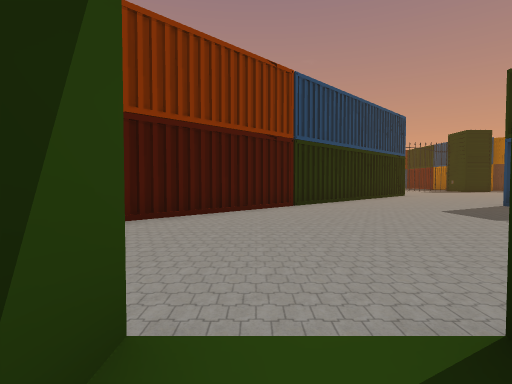
[1] (above)

24 first-person views from a walk through a 3-D level made in the Unity game engine. The camera is 1.2 m above the floor, tilts 2° down and sees 80° across. Doors are open. The floor is counted in squares, 2 m on a side. Each view is taken from the middle of a square. On the plan, view 1 faces up. The plan holds only what a view shows up to about 9 squares ahead; the rest is blank. The place goes on beyond the plan. The player is left out. Some animated figures are not drawn. Some surface patterns are stand-ins.

[2]
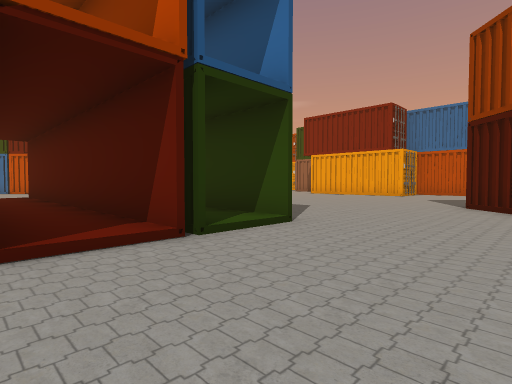

[3]
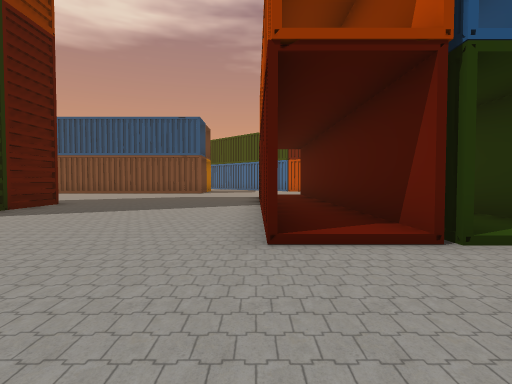

[4]
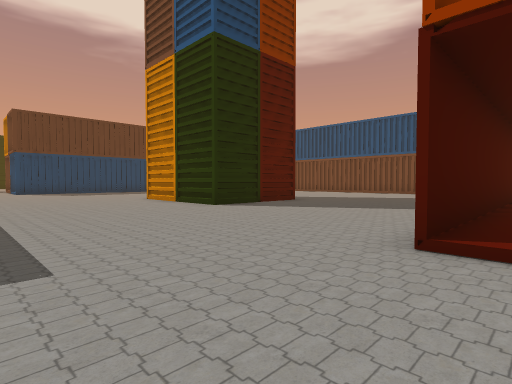

[5]
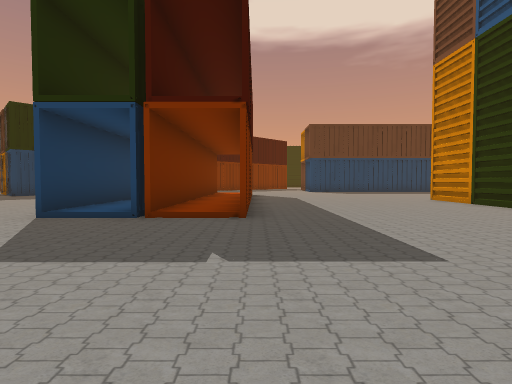

[6]
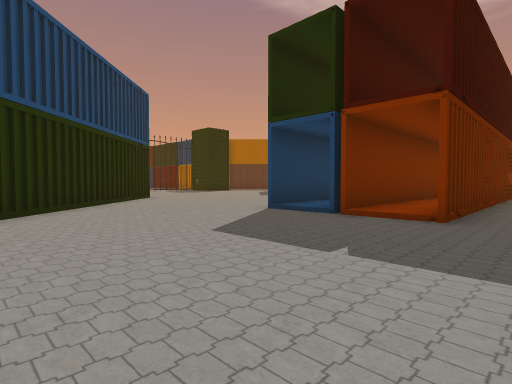

[7]
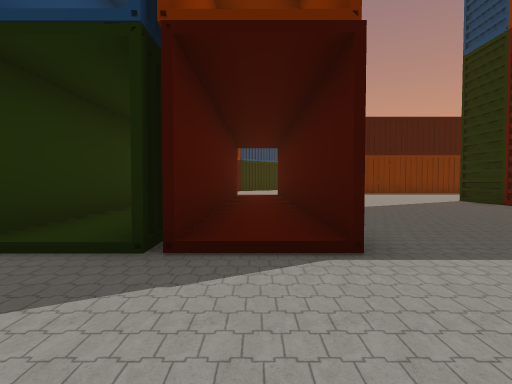

[8]
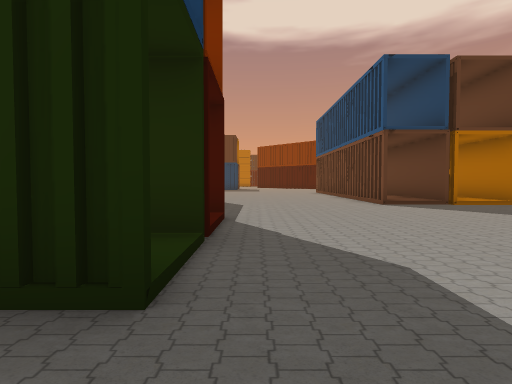

[9]
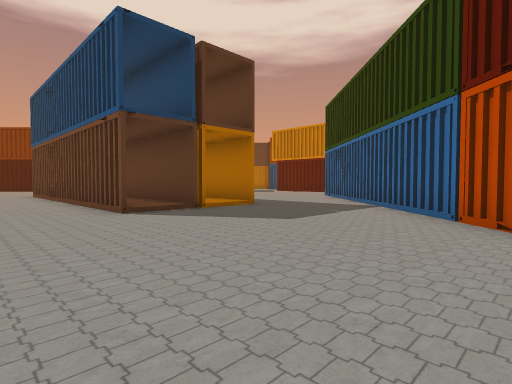

[10]
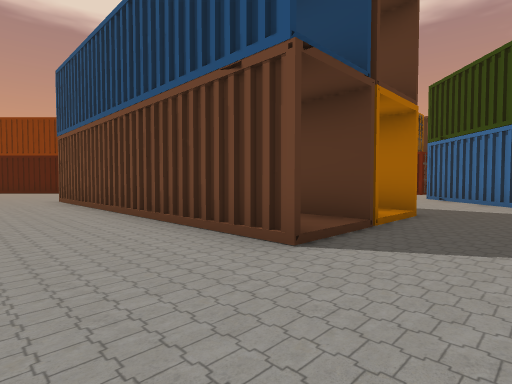

[11]
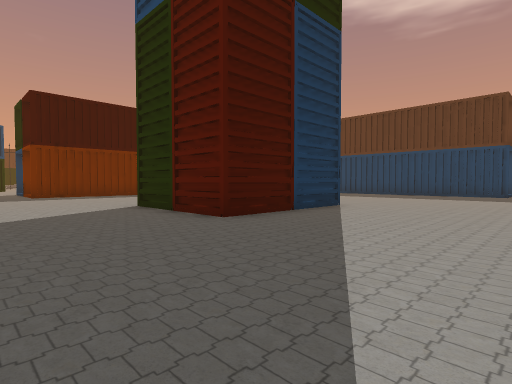

[12]
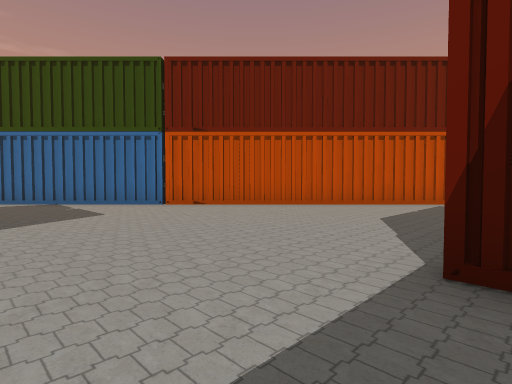

[13]
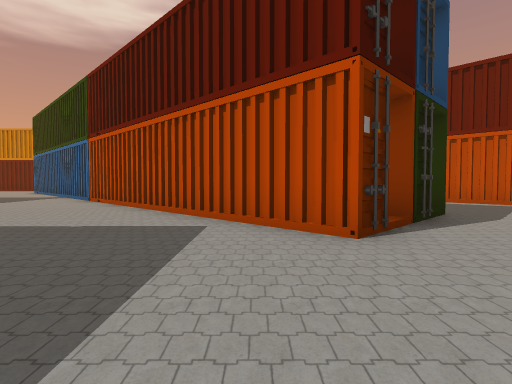

[14]
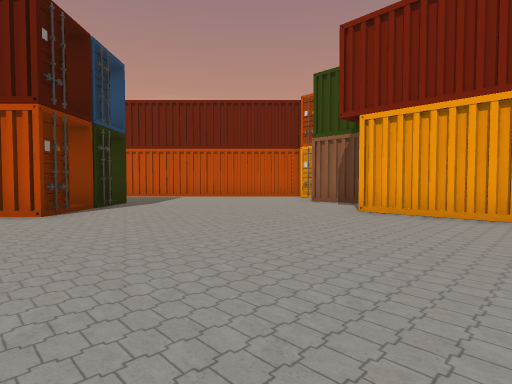

[15]
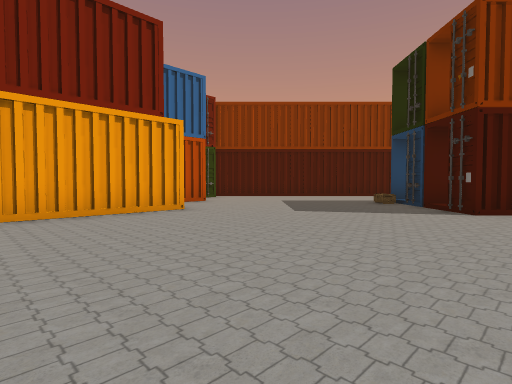

[16]
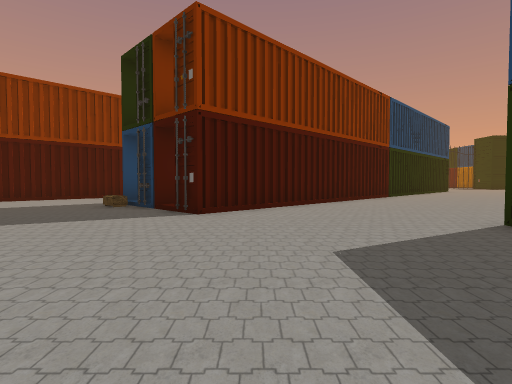

[17]
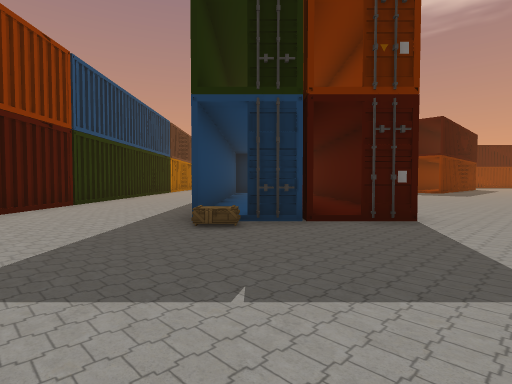

[18]
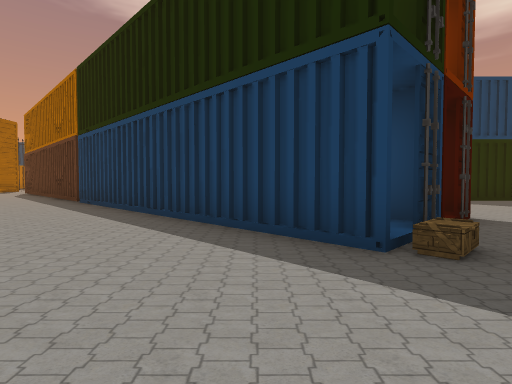

[19]
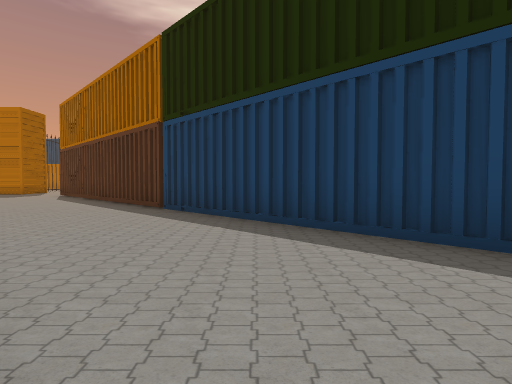

[20]
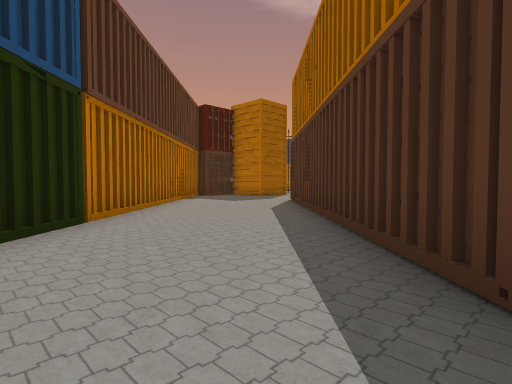

[21]
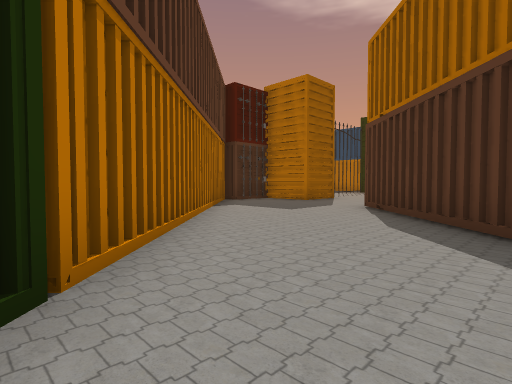

[22]
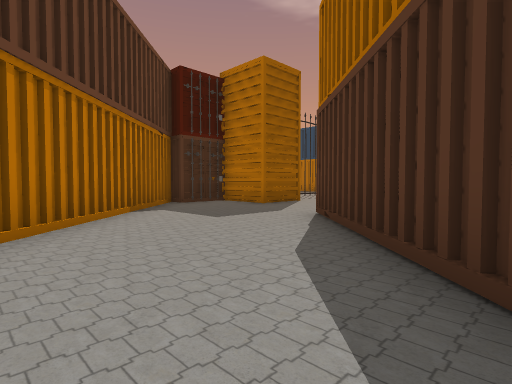

[23]
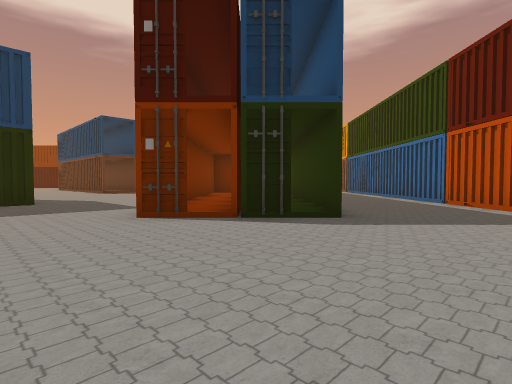

[24]
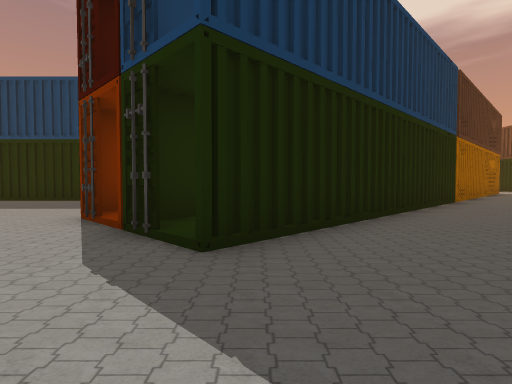

### Floor plan
Key: @ floor where view 1 was taken; # wall or solid block; . main floor; : floor 0.25 m higher than the main floor; D open door; O other object.
Columns run from 10 left of view 1 to 16 right of it. Each row starts with its distance up from view 1.
 22              ##OO
 21             ##..O
 20            ##...OO
 19           ##......
 18          ##......
 17         ##....##
 16        ##....##
 15        #....##
 14        ....##
 13       ....##   #
 12      ....##   ##..
 11   ##.....#   ##.....
 10  ##....###   #......
  9  #....##  ## ....#####
  8  ....##   #......D:::
  7  ...##   ##......D#####
  6 ...##   ##.......D::::
  5 ...D#  ##........D#######
  4 ...DD###..............
  3 ....D##.................
  2 ........................
  1 .........#DDDD.........
  0 .........#@#:#........
 -1 O........#:#:#.....OOOO
 -2 O.......   #:#.....OOOO
 -3 O......    #:#......O.O
 -4 O...... .#:#:#.....OOOO..
 -5 .........#:#:#............
 -6 .........#:#:#.............
 -7 .........#DDDD.............
 -8 ..........DDDD.......
 -9 ....D##.............
-10 ...D####..................
-11 ...### ##.......D#######D.
-12 ....##  ##......D::
-13 #....##  ##.....D###
-14 ##....##  ##....D:
-15  ##....##  ##...D#
-16   ##  ..##  ##...
-17        ..#   ##..
-18         ..    ##..
-19                ##.

Positions as (right, up) in squares from view 1, and headings:
1: (0, 0), facing up
2: (3, 4), facing down-left
3: (3, 4), facing down
4: (2, 4), facing down-right
5: (2, 5), facing right
6: (2, 4), facing up-right
7: (2, -10), facing up
8: (-2, -8), facing right
9: (0, -9), facing down-right
10: (4, -9), facing down-right
11: (5, -8), facing up-right
12: (5, -7), facing down-left
13: (-4, -5), facing down
14: (-4, -2), facing down-left
15: (-4, -4), facing up-left
16: (-4, -3), facing up
17: (-10, 1), facing up-right
18: (-10, 6), facing right
19: (-8, 9), facing right
20: (-3, 11), facing up-right
21: (-2, 14), facing up-right
22: (0, 14), facing up-right
23: (-10, -6), facing down-right
24: (-10, -11), facing right
